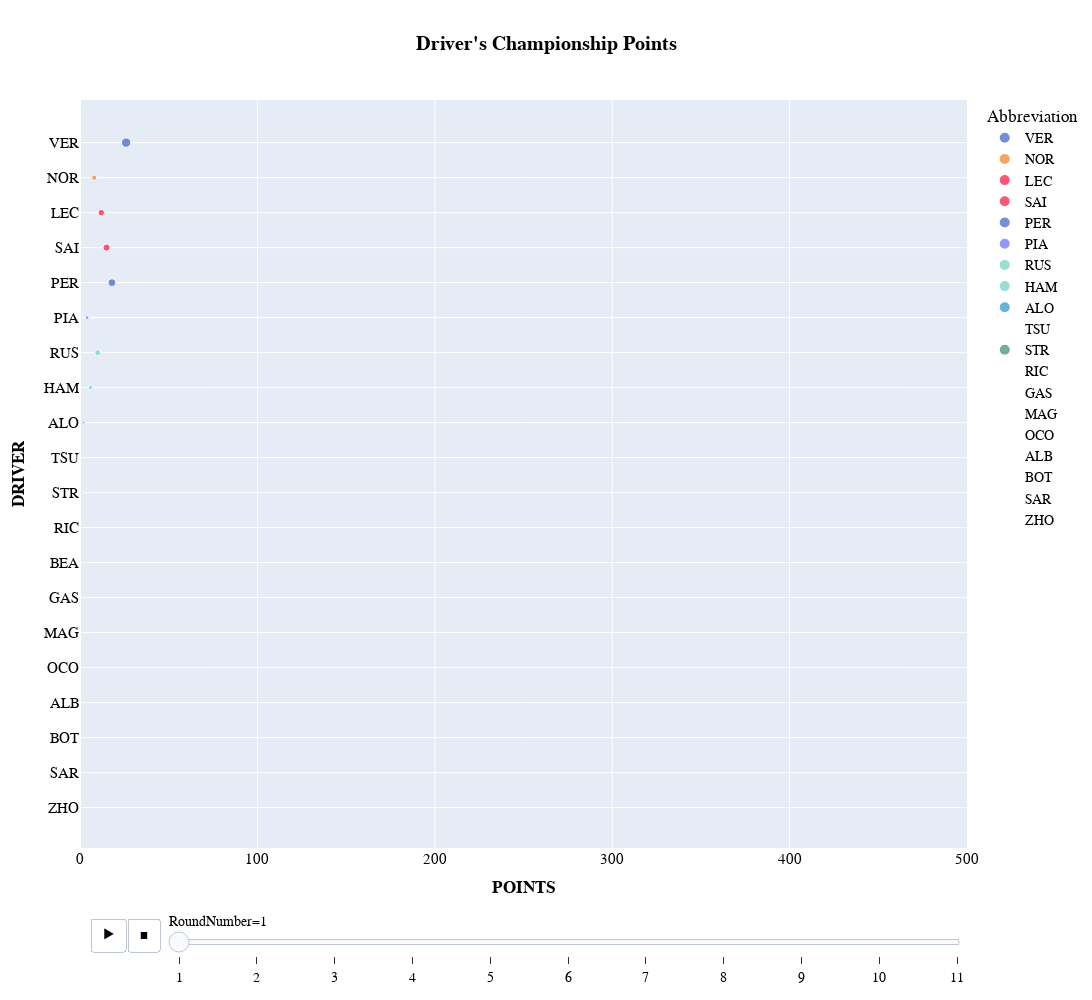

The notebook cell this image was saved under:
### Code cell
fig=px.scatter(
    points_table,
    y="Abbreviation",
    x='cumsum',
    color='Abbreviation',
    # text="cumsum",
    title="<b>Driver's Championship Points</b>",
    height=1000, width=1200,
    animation_frame="RoundNumber",
    animation_group="Abbreviation",
    range_x=[0,500],
    # range_y=[0,500],
    size='cumsum',
    # text='cumsum',

           color_discrete_map={
                 "ALB": "#64C4FF",
                 "ALO": "#229971",
                 "BOT": "#52e252",
                 "GAS": "#0093cc",
                 "HAM": "#27F4D2",
                 "HUL": "#B6BABD",
                 "LEC": "#E80020",
                 "MAG": "#B6BABD",
                 "NOR": "#FF8000",
                 "OCO": "#0093cc",
                 "PER": "#3671C6",
                 "PIA": "#FF8000",
                 "RIC": "#6692FF",
                 "RUS": "#27F4D2",
                 "SAI": "#E80020",
                 "SAR": "#37BEDD",
                 "STR": "#229971",
                 "TSU": "#6692FF",
                 "VER": "#3671C6",
                 "ZHO": "#52e252"
          }
)
fig.update_layout(
    title_x=0.5,
    hoverlabel=dict(
        bgcolor="white",
        font_size=16,
        font_family="PT Sans Narrow"
    ),
    xaxis_title="<b>POINTS</b>",
    yaxis_title="<b>DRIVER</b>",
    yaxis = dict(tickfont = dict(size=15)),
    xaxis = dict(tickfont = dict(size=15)),
    font=dict(
        family="PT Sans Narrow",
        size=14,
        color="Black"
    ),
    title_font_family="PT Sans Narrow"
#  "Arial", "Balto", "Courier New", "Droid Sans", "Droid Serif", "Droid Sans Mono", "Gravitas One", "Old Standard TT", "Open Sans", "Overpass", "PT Sans Narrow", "Raleway", "Times New Roman"
)

fig.show()

### Figure 1 — Plotly figure (JSON) as saved in the notebook; plotly's stock layout.template omitted (floating-point values rounded to 4 significant figures)
{"data": [{"hovertemplate": "Abbreviation=%{y}<br>RoundNumber=1<br>cumsum=%{marker.size}<extra></extra>", "ids": ["VER"], "legendgroup": "VER", "marker": {"color": "#3860C6", "size": [26], "sizemode": "area", "sizeref": 0.5925, "symbol": "circle"}, "mode": "markers", "name": "VER", "orientation": "h", "showlegend": true, "type": "scatter", "x": [26], "xaxis": "x", "y": ["VER"], "yaxis": "y"}, {"hovertemplate": "Abbreviation=%{y}<br>RoundNumber=1<br>cumsum=%{marker.size}<extra></extra>", "ids": ["NOR"], "legendgroup": "NOR", "marker": {"color": "#F58020", "size": [8], "sizemode": "area", "sizeref": 0.5925, "symbol": "circle"}, "mode": "markers", "name": "NOR", "orientation": "h", "showlegend": true, "type": "scatter", "x": [8], "xaxis": "x", "y": ["NOR"], "yaxis": "y"}, {"hovertemplate": "Abbreviation=%{y}<br>RoundNumber=1<br>cumsum=%{marker.size}<extra></extra>", "ids": ["LEC"], "legendgroup": "LEC", "marker": {"color": "#F91536", "size": [12], "sizemode": "area", "sizeref": 0.5925, "symbol": "circle"}, "mode": "markers", "name": "LEC", "orientation": "h", "showlegend": true, "type": "scatter", "x": [12], "xaxis": "x", "y": ["LEC"], "yaxis": "y"}, {"hovertemplate": "Abbreviation=%{y}<br>RoundNumber=1<br>cumsum=%{marker.size}<extra></extra>", "ids": ["SAI"], "legendgroup": "SAI", "marker": {"color": "#F91536", "size": [15], "sizemode": "area", "sizeref": 0.5925, "symbol": "circle"}, "mode": "markers", "name": "SAI", "orientation": "h", "showlegend": true, "type": "scatter", "x": [15], "xaxis": "x", "y": ["SAI"], "yaxis": "y"}, {"hovertemplate": "Abbreviation=%{y}<br>RoundNumber=1<br>cumsum=%{marker.size}<extra></extra>", "ids": ["PER"], "legendgroup": "PER", "marker": {"color": "#3860C6", "size": [18], "sizemode": "area", "sizeref": 0.5925, "symbol": "circle"}, "mode": "markers", "name": "PER", "orientation": "h", "showlegend": true, "type": "scatter", "x": [18], "xaxis": "x", "y": ["PER"], "yaxis": "y"}, {"hovertemplate": "Abbreviation=%{y}<br>RoundNumber=1<br>cumsum=%{marker.size}<extra></extra>", "ids": ["PIA"], "legendgroup": "PIA", "marker": {"color": "#636efa", "size": [4], "sizemode": "area", "sizeref": 0.5925, "symbol": "circle"}, "mode": "markers", "name": "PIA", "orientation": "h", "showlegend": true, "type": "scatter", "x": [4], "xaxis": "x", "y": ["PIA"], "yaxis": "y"}, {"hovertemplate": "Abbreviation=%{y}<br>RoundNumber=1<br>cumsum=%{marker.size}<extra></extra>", "ids": ["RUS"], "legendgroup": "RUS", "marker": {"color": "#6CD3BF", "size": [10], "sizemode": "area", "sizeref": 0.5925, "symbol": "circle"}, "mode": "markers", "name": "RUS", "orientation": "h", "showlegend": true, "type": "scatter", "x": [10], "xaxis": "x", "y": ["RUS"], "yaxis": "y"}, {"hovertemplate": "Abbreviation=%{y}<br>RoundNumber=1<br>cumsum=%{marker.size}<extra></extra>", "ids": ["HAM"], "legendgroup": "HAM", "marker": {"color": "#6CD3BF", "size": [6], "sizemode": "area", "sizeref": 0.5925, "symbol": "circle"}, "mode": "markers", "name": "HAM", "orientation": "h", "showlegend": true, "type": "scatter", "x": [6], "xaxis": "x", "y": ["HAM"], "yaxis": "y"}, {"hovertemplate": "Abbreviation=%{y}<br>RoundNumber=1<br>cumsum=%{marker.size}<extra></extra>", "ids": ["ALO"], "legendgroup": "ALO", "marker": {"color": "#2293D1", "size": [2], "sizemode": "area", "sizeref": 0.5925, "symbol": "circle"}, "mode": "markers", "name": "ALO", "orientation": "h", "showlegend": true, "type": "scatter", "x": [2], "xaxis": "x", "y": ["ALO"], "yaxis": "y"}, {"hovertemplate": "Abbreviation=%{y}<br>RoundNumber=1<br>cumsum=%{marker.size}<extra></extra>", "ids": ["TSU"], "legendgroup": "TSU", "marker": {"color": "#5E8FAA", "size": [0], "sizemode": "area", "sizeref": 0.5925, "symbol": "circle"}, "mode": "markers", "name": "TSU", "orientation": "h", "showlegend": true, "type": "scatter", "x": [0], "xaxis": "x", "y": ["TSU"], "yaxis": "y"}, {"hovertemplate": "Abbreviation=%{y}<br>RoundNumber=1<br>cumsum=%{marker.size}<extra></extra>", "ids": ["STR"], "legendgroup": "STR", "marker": {"color": "#358C75", "size": [1], "sizemode": "area", "sizeref": 0.5925, "symbol": "circle"}, "mode": "markers", "name": "STR", "orientation": "h", "showlegend": true, "type": "scatter", "x": [1], "xaxis": "x", "y": ["STR"], "yaxis": "y"}, {"hovertemplate": "Abbreviation=%{y}<br>RoundNumber=1<br>cumsum=%{marker.size}<extra></extra>", "ids": ["RIC"], "legendgroup": "RIC", "marker": {"color": "#F58020", "size": [0], "sizemode": "area", "sizeref": 0.5925, "symbol": "circle"}, "mode": "markers", "name": "RIC", "orientation": "h", "showlegend": true, "type": "scatter", "x": [0], "xaxis": "x", "y": ["RIC"], "yaxis": "y"}, {"hovertemplate": "Abbreviation=%{y}<br>RoundNumber=1<br>cumsum=%{marker.size}<extra></extra>", "ids": ["GAS"], "legendgroup": "GAS", "marker": {"color": "#5E8FAA", "size": [0], "sizemode": "area", "sizeref": 0.5925, "symbol": "circle"}, "mode": "markers", "name": "GAS", "orientation": "h", "showlegend": true, "type": "scatter", "x": [0], "xaxis": "x", "y": ["GAS"], "yaxis": "y"}, {"hovertemplate": "Abbreviation=%{y}<br>RoundNumber=1<br>cumsum=%{marker.size}<extra></extra>", "ids": ["MAG"], "legendgroup": "MAG", "marker": {"color": "#B6BABD", "size": [0], "sizemode": "area", "sizeref": 0.5925, "symbol": "circle"}, "mode": "markers", "name": "MAG", "orientation": "h", "showlegend": true, "type": "scatter", "x": [0], "xaxis": "x", "y": ["MAG"], "yaxis": "y"}, {"hovertemplate": "Abbreviation=%{y}<br>RoundNumber=1<br>cumsum=%{marker.size}<extra></extra>", "ids": ["OCO"], "legendgroup": "OCO", "marker": {"color": "#2293D1", "size": [0], "sizemode": "area", "sizeref": 0.5925, "symbol": "circle"}, "mode": "markers", "name": "OCO", "orientation": "h", "showlegend": true, "type": "scatter", "x": [0], "xaxis": "x", "y": ["OCO"], "yaxis": "y"}, {"hovertemplate": "Abbreviation=%{y}<br>RoundNumber=1<br>cumsum=%{marker.size}<extra></extra>", "ids": ["ALB"], "legendgroup": "ALB", "marker": {"color": "#37BEDD", "size": [0], "sizemode": "area", "sizeref": 0.5925, "symbol": "circle"}, "mode": "markers", "name": "ALB", "orientation": "h", "showlegend": true, "type": "scatter", "x": [0], "xaxis": "x", "y": ["ALB"], "yaxis": "y"}, {"hovertemplate": "Abbreviation=%{y}<br>RoundNumber=1<br>cumsum=%{marker.size}<extra></extra>", "ids": ["BOT"], "legendgroup": "BOT", "marker": {"color": "#C92D4B", "size": [0], "sizemode": "area", "sizeref": 0.5925, "symbol": "circle"}, "mode": "markers", "name": "BOT", "orientation": "h", "showlegend": true, "type": "scatter", "x": [0], "xaxis": "x", "y": ["BOT"], "yaxis": "y"}, {"hovertemplate": "Abbreviation=%{y}<br>RoundNumber=1<br>cumsum=%{marker.size}<extra></extra>", "ids": ["SAR"], "legendgroup": "SAR", "marker": {"color": "#00cc96", "size": [0], "sizemode": "area", "sizeref": 0.5925, "symbol": "circle"}, "mode": "markers", "name": "SAR", "orientation": "h", "showlegend": true, "type": "scatter", "x": [0], "xaxis": "x", "y": ["SAR"], "yaxis": "y"}, {"hovertemplate": "Abbreviation=%{y}<br>RoundNumber=1<br>cumsum=%{marker.size}<extra></extra>", "ids": ["ZHO"], "legendgroup": "ZHO", "marker": {"color": "#C92D4B", "size": [0], "sizemode": "area", "sizeref": 0.5925, "symbol": "circle"}, "mode": "markers", "name": "ZHO", "orientation": "h", "showlegend": true, "type": "scatter", "x": [0], "xaxis": "x", "y": ["ZHO"], "yaxis": "y"}], "layout": {"font": {"color": "Black", "family": "PT Sans Narrow", "size": 14}, "height": 1000, "legend": {"itemsizing": "constant", "title": {"text": "Abbreviation"}, "tracegroupgap": 0}, "sliders": [{"active": 0, "currentvalue": {"prefix": "RoundNumber="}, "len": 0.9, "pad": {"b": 10, "t": 60}, "steps": [{"args": [["1"], {"frame": {"duration": 0, "redraw": false}, "fromcurrent": true, "mode": "immediate", "transition": {"duration": 0, "easing": "linear"}}], "label": "1", "method": "animate"}, {"args": [["2"], {"frame": {"duration": 0, "redraw": false}, "fromcurrent": true, "mode": "immediate", "transition": {"duration": 0, "easing": "linear"}}], "label": "2", "method": "animate"}, {"args": [["3"], {"frame": {"duration": 0, "redraw": false}, "fromcurrent": true, "mode": "immediate", "transition": {"duration": 0, "easing": "linear"}}], "label": "3", "method": "animate"}, {"args": [["4"], {"frame": {"duration": 0, "redraw": false}, "fromcurrent": true, "mode": "immediate", "transition": {"duration": 0, "easing": "linear"}}], "label": "4", "method": "animate"}, {"args": [["5"], {"frame": {"duration": 0, "redraw": false}, "fromcurrent": true, "mode": "immediate", "transition": {"duration": 0, "easing": "linear"}}], "label": "5", "method": "animate"}, {"args": [["6"], {"frame": {"duration": 0, "redraw": false}, "fromcurrent": true, "mode": "immediate", "transition": {"duration": 0, "easing": "linear"}}], "label": "6", "method": "animate"}, {"args": [["7"], {"frame": {"duration": 0, "redraw": false}, "fromcurrent": true, "mode": "immediate", "transition": {"duration": 0, "easing": "linear"}}], "label": "7", "method": "animate"}, {"args": [["8"], {"frame": {"duration": 0, "redraw": false}, "fromcurrent": true, "mode": "immediate", "transition": {"duration": 0, "easing": "linear"}}], "label": "8", "method": "animate"}, {"args": [["9"], {"frame": {"duration": 0, "redraw": false}, "fromcurrent": true, "mode": "immediate", "transition": {"duration": 0, "easing": "linear"}}], "label": "9", "method": "animate"}, {"args": [["10"], {"frame": {"duration": 0, "redraw": false}, "fromcurrent": true, "mode": "immediate", "transition": {"duration": 0, "easing": "linear"}}], "label": "10", "method": "animate"}, {"args": [["11"], {"frame": {"duration": 0, "redraw": false}, "fromcurrent": true, "mode": "immediate", "transition": {"duration": 0, "easing": "linear"}}], "label": "11", "method": "animate"}], "x": 0.1, "xanchor": "left", "y": 0, "yanchor": "top"}], "title": {"font": {"family": "PT Sans Narrow"}, "text": "<b>Driver's Championship Points</b>", "x": 0.5}, "updatemenus": [{"buttons": [{"args": [null, {"frame": {"duration": 500, "redraw": false}, "fromcurrent": true, "mode": "immediate", "transition": {"duration": 500, "easing": "linear"}}], "label": "&#9654;", "method": "animate"}, {"args": [[null], {"frame": {"duration": 0, "redraw": false}, "fromcurrent": true, "mode": "immediate", "transition": {"duration": 0, "easing": "linear"}}], "label": "&#9724;", "method": "animate"}], "direction": "left", "pad": {"r": 10, "t": 70}, "showactive": false, "type": "buttons", "x": 0.1, "xanchor": "right", "y": 0, "yanchor": "top"}], "width": 1200, "xaxis": {"anchor": "y", "domain": [0, 1], "range": [0, 500], "tickfont": {"size": 15}, "title": {"text": "<b>POINTS</b>"}}, "yaxis": {"anchor": "x", "categoryarray": ["ZHO", "SAR", "BOT", "ALB", "OCO", "MAG", "GAS", "BEA", "RIC", "STR", "TSU", "ALO", "HAM", "RUS", "PIA", "PER", "SAI", "LEC", "NOR", "VER"], "categoryorder": "array", "domain": [0, 1], "tickfont": {"size": 15}, "title": {"text": "<b>DRIVER</b>"}}}}
